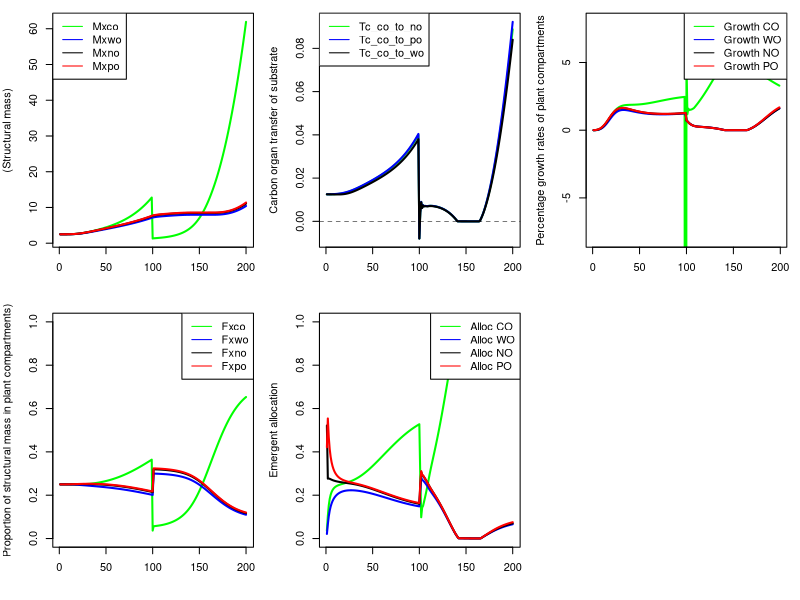
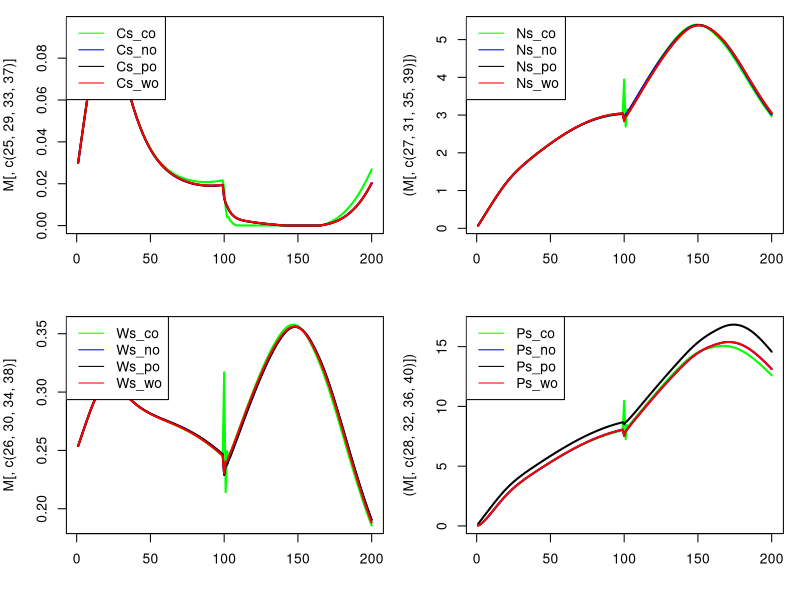
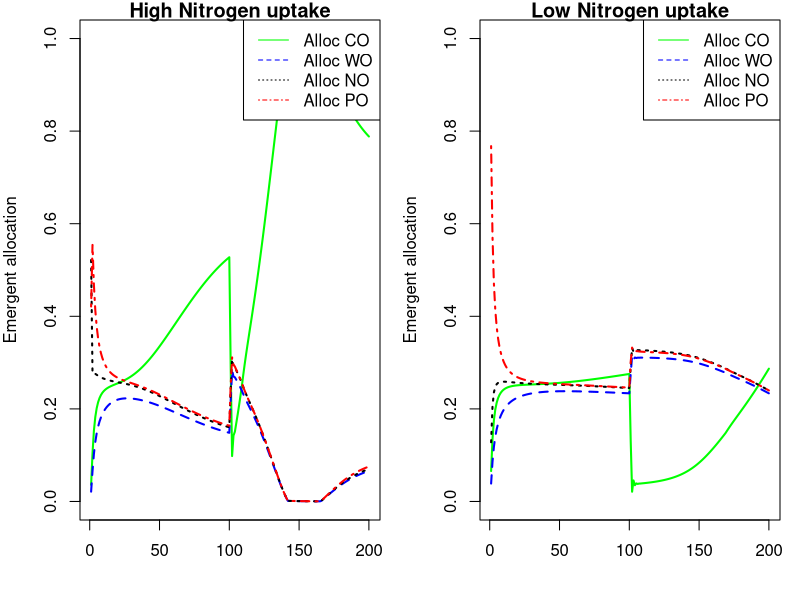
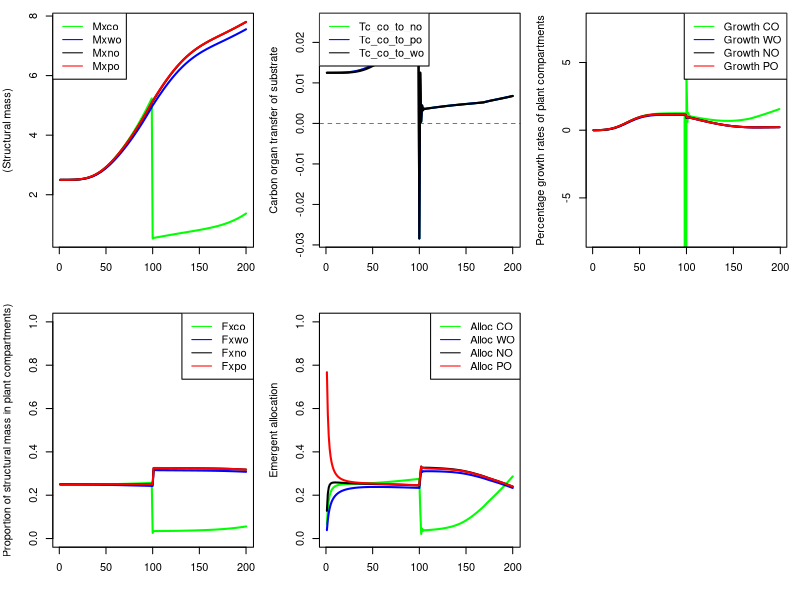
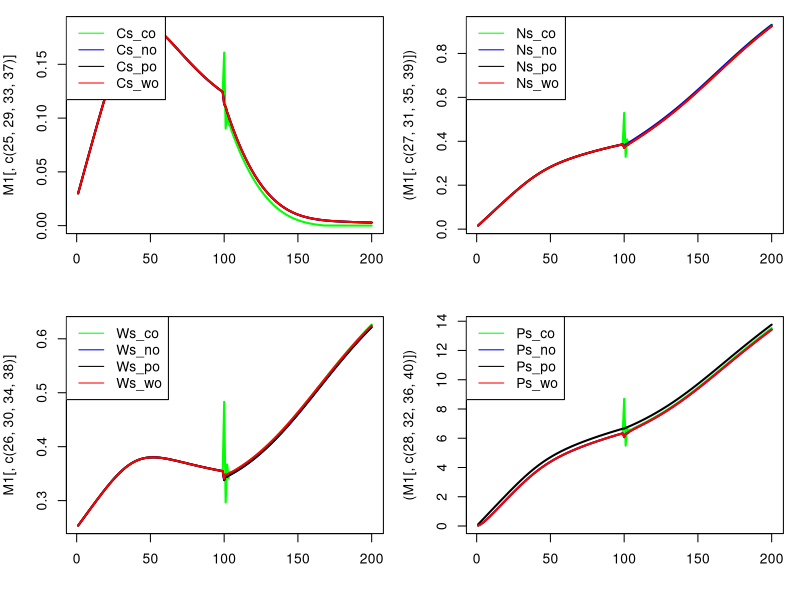

Write the R code that produced these figures, in order.
# R version of Thornley allcoation model (TAM) as in Thornley and Parsons 2014. J. Theor. Biol. 342: 1-14
# Rewritten to include elements of Thornley 1998 modelling shoot-root relations. The only way forward (https://doi.org/10.1006/anbo.1997.0529) 
# Author: Steven Higgins
# Author: Re-coded to add source sink dynamics and remove predefined allocation by Liam Langan 20.11.2017
# This version with carbon organ, nitrogen organ, phosphorus organ and water organ 
###############################################################################

## LL NOTE for OSX users:
## running "ssh-add ~/.ssh/id_rsa" in the terminal allows RStudio Github communication via the ssh passkey
## 

# Because in TAM allocation coeffs act on Mx the total biomass, there is no need for a storage pool

## initial values for fractions of structural dry matter in shoot, root, mycor
# thorn_Fxsh_t0 = 0.2;
# thorn_Fxrt_t0 = 0.3;
# thorn_Fxmy_t0 = 0.5;
## initial values for mass of structural dry matter in rt, sh, my
size.factor<-0.1;

thorn_Mxco_t0 = 0.25/size.factor;
thorn_Mxno_t0 = 0.25/size.factor;
thorn_Mxpo_t0 = 0.25/size.factor; #Thornley uses has 0.5
thorn_Mxwo_t0 = 0.25/size.factor; #Thornley uses has 0.5

## intitial values for mass of substrates C,N,P for carbon organ
thorn_Mcs_co_t0 = 0.025/size.factor*0.25;
thorn_Mns_co_t0 = 0.01/size.factor*0.25;
thorn_Mps_co_t0 = 0.005/size.factor*0.25;
thorn_Mws_co_t0 = 0.25/size.factor*0.25;

## intitial values for mass of substrates C,N,P for nitrogen organ
thorn_Mcs_no_t0 = 0.025/size.factor*0.25;
thorn_Mns_no_t0 = 0.01/size.factor*0.25;
thorn_Mps_no_t0 = 0.005/size.factor*0.25;
thorn_Mws_no_t0 = 0.25/size.factor*0.25;

## intitial values for mass of substrates C,N,P for phosphorus organ
thorn_Mcs_po_t0 = 0.025/size.factor*0.25;
thorn_Mns_po_t0 = 0.01/size.factor*0.25;
thorn_Mps_po_t0 = 0.005/size.factor*0.25;
thorn_Mws_po_t0 = 0.25/size.factor*0.25;

## intitial values for mass of substrates C,N,P for water organ
thorn_Mcs_wo_t0 = 0.025/size.factor*0.25;
thorn_Mns_wo_t0 = 0.01/size.factor*0.25;
thorn_Mps_wo_t0 = 0.005/size.factor*0.25;
thorn_Mws_wo_t0 = 0.25/size.factor*0.25;

## upktake rates of C,N,P

#default to go back to
base =  0.0002*100; #aDGVM produces numbers around 0.00001 to 0.001 for C_net/plant_mass
thorn_Kc  = base*1.0;
thorn_Kw  = 0.0015;
thorn_Kn  = 0.25;
thorn_Kp  = 0.1;
# thorn_Kw  = base*0.0015;
# thorn_Kn  = base*0.25;
# thorn_Kp  = base*0.1;

#fiddle with these ones
#genernally varying these K by factors of 10% to 200% is probably what we want to do to represent
#limitation/abundance of carbon, water, N, P.
#play with these to convince yourself that allocation responds as you would expect to variation in uptake parameters
#I think its possible to get the model to produce reasonable C:N and N:P ratios

#base =  0.0002*100; #TTR numbers around 0.00001 to 0.001
#thorn_Kc  = base*1.0; #TTR numbers around 0.00001 to 0.001
#thorn_Kw  = base*0.00015;
#thorn_Kn  = base*0.25;
#thorn_Kp  = base*0.1;

#product inhibittion, not used
#thorn_Jcs = 0.03;
#thorn_Jns = 0.01;
#thorn_Jps = 0.005;
#thorn_Jws = 0.003;


## Fractions of C, N, P in structural dry matter 
#first three are as in Thornley, Fwx is calibrated, higher values do not work
# so Fwx is artificial. Maybe we have to think of this as water used in metabolism?
thorn_Fcx = 0.4;
thorn_Fnx = 0.02;
thorn_Fpx = 0.005;
thorn_Fwx = 0.0001;


## other constants
thorn_q = 0.5;     #control parameter for allocation
#thorn_Kg = 200	; #structural growth rate constant; Thornley uses 200000
thorn_Kg = 0.1	; #structural growth rate constant; Thornley uses 200000

mycol=c("green","blue","black","red")

#---start model----

#set initial states
#for aDGVM this will have to go in the section that creates a new individual
## STATE VARIABLE initial values for mass of structural dry matter in rt, sh, my
thorn_Mxco = thorn_Mxco_t0;
thorn_Mxwo = thorn_Mxwo_t0;
thorn_Mxno = thorn_Mxno_t0;
thorn_Mxpo = thorn_Mxpo_t0;
## STATE VARIABLE initial values for mass of substrate C,N,P
thorn_Mcs_co = thorn_Mcs_co_t0;
thorn_Mns_co = thorn_Mns_co_t0;
thorn_Mps_co = thorn_Mps_co_t0;
thorn_Mws_co = thorn_Mws_co_t0;

thorn_Mcs_no = thorn_Mcs_no_t0;
thorn_Mns_no = thorn_Mns_no_t0;
thorn_Mps_no = thorn_Mps_no_t0;
thorn_Mws_no = thorn_Mws_no_t0;

thorn_Mcs_po = thorn_Mcs_po_t0;
thorn_Mns_po = thorn_Mns_po_t0;
thorn_Mps_po = thorn_Mps_po_t0;
thorn_Mws_po = thorn_Mws_po_t0;

thorn_Mcs_wo = thorn_Mcs_po_t0;
thorn_Mns_wo = thorn_Mns_po_t0;
thorn_Mps_wo = thorn_Mps_po_t0;
thorn_Mws_wo = thorn_Mws_po_t0;

thorn_Mx_t0 = thorn_Mxco_t0 + thorn_Mxno_t0 + thorn_Mxpo_t0 + thorn_Mxwo_t0;

## AUX VARIABLE initial values for concentrations of substrates C,N,P
thorn_Cs_co = thorn_Mcs_co_t0/thorn_Mxco;
thorn_Ns_co = thorn_Mns_co_t0/thorn_Mxco;
thorn_Ps_co = thorn_Mps_co_t0/thorn_Mxco;
thorn_Ws_co = thorn_Mws_co_t0/thorn_Mxco;

thorn_Cs_no = thorn_Mcs_no_t0/thorn_Mxno;
thorn_Ns_no = thorn_Mns_no_t0/thorn_Mxno;
thorn_Ps_no = thorn_Mps_no_t0/thorn_Mxno;
thorn_Ws_no = thorn_Mws_no_t0/thorn_Mxno;

thorn_Cs_po = thorn_Mcs_po_t0/thorn_Mxpo;
thorn_Ns_po = thorn_Mns_po_t0/thorn_Mxpo;
thorn_Ps_po = thorn_Mps_po_t0/thorn_Mxpo;
thorn_Ws_po = thorn_Mws_po_t0/thorn_Mxpo;

thorn_Cs_wo = thorn_Mcs_wo_t0/thorn_Mxwo;
thorn_Ns_wo = thorn_Mns_wo_t0/thorn_Mxwo;
thorn_Ps_wo = thorn_Mps_wo_t0/thorn_Mxwo;
thorn_Ws_wo = thorn_Mws_wo_t0/thorn_Mxwo;

## AUX VARIABLE initial values for fractions of structural dry matter in shoot, root, mycor
thorn_Fxco = thorn_Mxco_t0/thorn_Mx_t0;
thorn_Fxwo = thorn_Mxwo_t0/thorn_Mx_t0;
thorn_Fxno = thorn_Mxno_t0/thorn_Mx_t0;
thorn_Fxpo = thorn_Mxpo_t0/thorn_Mx_t0;


#R only make a matrix to store the variables for plotting
#n.steps<-360*10
n.steps<-200
M<-matrix(0,nrow=n.steps,ncol=71)

wrapper_fn_mod <- function(uptake)
{
  ## the for loop
  for(i in 1:n.steps) {
    
  uptake_change <- uptake

  base =  0.0002*100; #aDGVM produces numbers around 0.00001 to 0.001 for C_net/plant_mass
  thorn_Kc  = base*1.0;
  thorn_Kw  = 0.015;
  
  if(uptake_change == 1)
  {
    thorn_Kn  = 0.025; # low N uptake rate
    # thorn_Kn  = 0.05 - pmin(0.001,(i*0.1));
    print("Low N")
    print(thorn_Kn)
  }
  
  if(uptake_change == 0) # high N uptake rate
  {
    thorn_Kn  = 0.25;
    print("High N")
    print(thorn_Kn)
  }
  
  thorn_Kp  = 0.1;
  
  thorn_Mx = thorn_Mxco + thorn_Mxwo + thorn_Mxno + thorn_Mxpo ; #3
  
  ##---------------------------------------------------------------------------------------------
  ## adding substrate transport between pools following Thornley (1998). Substrates will be transported
  ## between plants compartments based on concentration differences and resistances. 
  ## This avoids the issue of reduced allocation as this model does not allocate growth, growth of each compartment is 
  ## indipenaent of the others but it allows every compartment to be both a source and a sink. Should an individual be top-killed
  ## i.e. loss of the carbon organ and substrates contained within, C, N, P and W will be transported from all other organs until 
  ## there is no concentration difference. This increases carbon organ growth and decreases growth in all other compartments. 
  
  # these are specific transport resistances for substrates
  # I'm assuming they are equal for all substrates and transport directions. 
  p_co = p_no = p_po = p_wo =1; # eq.4 Thornley 1998 
  
  q = 1 # eq.4 scaling parameter "which, presumably, is a function of plant architecture" (Thornley 1998)
  
  # # Transport resistance of each compartment 
  # res_co = p_co / (thorn_Mxco)^q; # eq.4 Thornley 1998 
  # res_no = p_no / (thorn_Mxno)^q; # eq.4 Thornley 1998 
  # res_po = p_po / (thorn_Mxpo)^q; # eq.4 Thornley 1998 
  # res_wo = p_wo / (thorn_Mxwo)^q; # eq.4 Thornley 1998 
  # 
  # # Transport of substrates between compartments. Here I extend Thornley uni-directional model to 
  # # make it bi-directional. 
  # # NOTE: this is not complete - I need to include transport between other compartments i.e. Po to Wo, Po to No, Wo to No for C,N,P & W.
  # 
  # # carbon transport
  # Tc_co_to_no = 0.2*(thorn_Cs_co - thorn_Cs_no) / (res_co + res_no) # transport of carbon substrate from the carbon organ to the nitrogen organ
  # Tc_co_to_po = 0.2*(thorn_Cs_co - thorn_Cs_po) / (res_co + res_po) # transport of carbon substrate from the carbon organ to the phosphorus organ
  # Tc_co_to_wo = 0.2*(thorn_Cs_co - thorn_Cs_wo) / (res_co + res_wo) # transport of carbon substrate from the carbon organ to the water organ
  # 
  # Tc_no_to_po = 0.2*(thorn_Cs_no - thorn_Cs_po) / (res_no + res_po) # transport of carbon substrate from the nitrogen organ to the phosphorus organ
  # Tc_no_to_wo = 0.2*(thorn_Cs_no - thorn_Cs_wo) / (res_no + res_wo) # transport of carbon substrate from the nitrogen organ to the water organ
  # Tc_po_to_wo = 0.2*(thorn_Cs_po - thorn_Cs_wo) / (res_po + res_wo) # transport of carbon substrate from the phosphorus organ to the water organ
  # 
  # # print(c("Tc_cn Tc_cp Tc_cw Tc_np Tc_nw Tc_pw"))
  # # print(round(c(Tc_co_to_no, Tc_co_to_po, Tc_co_to_wo, Tc_no_to_po, Tc_no_to_wo, Tc_po_to_wo),2))
  # 
  # # nitrogen transport
  # Tn_co_to_no = 0.2*(thorn_Ns_co - thorn_Ns_no) / (res_co + res_no) # transport of nitrogen substrate from the carbon organ to the nitrogen organ
  # Tn_co_to_po = 0.2*(thorn_Ns_co - thorn_Ns_po) / (res_co + res_po) # transport of nitrogen substrate from the carbon organ to the phosphorus organ
  # Tn_co_to_wo = 0.2*(thorn_Ns_co - thorn_Ns_wo) / (res_co + res_wo) # transport of nitrogen substrate from the carbon organ to the water organ
  # 
  # Tn_no_to_po = 0.2*(thorn_Ns_no - thorn_Ns_po) / (res_no + res_po) # transport of nitrogen substrate from the nitrogen organ to the phosphorus organ
  # Tn_no_to_wo = 0.2*(thorn_Ns_no - thorn_Ns_wo) / (res_no + res_wo) # transport of nitrogen substrate from the nitrogen organ to the water organ
  # Tn_po_to_wo = 0.2*(thorn_Ns_po - thorn_Ns_wo) / (res_po + res_wo) # transport of nitrogen substrate from the phosphorus organ to the water organ
  # # phosphorus transport
  # Tp_co_to_no = 0.2*(thorn_Ps_co - thorn_Ps_no) / (res_co + res_no) # transport of phosphorus substrate from the carbon organ to the nitrogen organ
  # Tp_co_to_po = 0.2*(thorn_Ps_co - thorn_Ps_po) / (res_co + res_po) # transport of phosphorus substrate from the carbon organ to the phosphorus organ
  # Tp_co_to_wo = 0.2*(thorn_Ps_co - thorn_Ps_wo) / (res_co + res_wo) # transport of phosphorus substrate from the carbon organ to the water organ
  # 
  # Tp_no_to_po = 0.2*(thorn_Ps_no - thorn_Ps_po) / (res_no + res_po) # transport of phosphorus substrate from the nitrogen organ to the phosphorus organ
  # Tp_no_to_wo = 0.2*(thorn_Ps_no - thorn_Ps_wo) / (res_no + res_wo) # transport of phosphorus substrate from the nitrogen organ to the water organ
  # Tp_po_to_wo = 0.2*(thorn_Ps_po - thorn_Ps_wo) / (res_po + res_wo) # transport of phosphorus substrate from the phosphorus organ to the water organ
  # # water transport
  # Tw_co_to_no = 0.2*(thorn_Ws_co - thorn_Ws_no) / (res_co + res_no) # transport of water substrate from the carbon organ to the nitrogen organ
  # Tw_co_to_po = 0.2*(thorn_Ws_co - thorn_Ws_po) / (res_co + res_po) # transport of water substrate from the carbon organ to the phosphorus organ
  # Tw_co_to_wo = 0.2*(thorn_Ws_co - thorn_Ws_wo) / (res_co + res_wo) # transport of water substrate from the carbon organ to the water organ
  # 
  # Tw_no_to_po = 0.2*(thorn_Ws_no - thorn_Ws_po) / (res_no + res_po) # transport of water substrate from the carbon organ to the nitrogen organ
  # Tw_no_to_wo = 0.2*(thorn_Ws_no - thorn_Ws_wo) / (res_no + res_wo) # transport of water substrate from the carbon organ to the phosphorus organ
  # Tw_po_to_wo = 0.2*(thorn_Ws_po - thorn_Ws_wo) / (res_po + res_wo) # transport of water substrate from the carbon organ to the water organ
  ##---------------------------------------------------------------------------------------------
  # print(round(c(thorn_lambda_sh,thorn_lambda_rt,thorn_lambda_my,thorn_lambda_rw),2))
  # print(sum(c(thorn_lambda_sh,thorn_lambda_rt,thorn_lambda_my,thorn_lambda_rw)))
  ## do I need to redefine this for each compartment? yes yes I do... no no I dont
  thorn_Uc = thorn_Kc * thorn_Mxco;
  thorn_Un = thorn_Kn * thorn_Mxno;
  thorn_Up = thorn_Kp * thorn_Mxpo;
  thorn_Uw = thorn_Kw * thorn_Mxwo;
  
  thorn_Mcs_co = max(0.0001, thorn_Mcs_co + thorn_Uc);
  # # thorn_Mns_co = max(0.0001, thorn_Mns_co - thorn_Fnx * thorn_G_co );
  # # thorn_Mps_co = max(0.0001, thorn_Mps_co - thorn_Fpx * thorn_G_co );
  # # thorn_Mws_co = max(0.0001, thorn_Mws_co - thorn_Fwx * thorn_G_co );
  #
  # # thorn_Mcs_no = max(0.0001, thorn_Mcs_no - thorn_Fcx * thorn_G_no );
  thorn_Mns_no = max(0.0001, thorn_Mns_no + thorn_Un );
  # # thorn_Mps_no = max(0.0001, thorn_Mps_no - thorn_Fpx * thorn_G_no );
  # # thorn_Mws_no = max(0.0001, thorn_Mws_no - thorn_Fwx * thorn_G_no );
  #
  # # thorn_Mcs_po = max(0.0001, thorn_Mcs_po - thorn_Fcx * thorn_G_po );
  # # thorn_Mns_po = max(0.0001, thorn_Mns_po - thorn_Fnx * thorn_G_po );
  thorn_Mps_po = max(0.0001, thorn_Mps_po + thorn_Up );
  # # thorn_Mws_po = max(0.0001, thorn_Mws_po - thorn_Fwx * thorn_G_po );
  #
  # # thorn_Mcs_wo = max(0.0001, thorn_Mcs_wo - thorn_Fcx * thorn_G_wo );
  # # thorn_Mns_wo = max(0.0001, thorn_Mns_wo - thorn_Fnx * thorn_G_wo );
  # # thorn_Mps_wo = max(0.0001, thorn_Mps_wo - thorn_Fpx * thorn_G_wo );
  thorn_Mws_wo = max(0.0001, thorn_Mws_wo + thorn_Uw );

  # thorn_Mcs_co = max(0.0001, thorn_Mcs_co + thorn_Uc - thorn_Fcx * thorn_G_co - Tc_co_to_no - Tc_co_to_po - Tc_co_to_wo);
  # thorn_Mns_co = max(0.0001, thorn_Mns_co - thorn_Fnx * thorn_G_co - Tn_co_to_no - Tn_co_to_po - Tn_co_to_wo);
  # thorn_Mps_co = max(0.0001, thorn_Mps_co - thorn_Fpx * thorn_G_co - Tp_co_to_no - Tp_co_to_po - Tp_co_to_wo);
  # thorn_Mws_co = max(0.0001, thorn_Mws_co - thorn_Fwx * thorn_G_co - Tw_co_to_no - Tw_co_to_po - Tw_co_to_wo);
  # 
  # thorn_Mcs_no = max(0.0001, thorn_Mcs_no - thorn_Fcx * thorn_G_no - Tc_no_to_po - Tc_no_to_wo + Tc_co_to_no);
  # thorn_Mns_no = max(0.0001, thorn_Mns_no + thorn_Un - thorn_Fnx * thorn_G_no + Tn_co_to_no - Tn_no_to_po - Tn_no_to_wo);
  # thorn_Mps_no = max(0.0001, thorn_Mps_no - thorn_Fpx * thorn_G_no - Tp_no_to_po - Tp_no_to_wo + Tp_co_to_no);
  # thorn_Mws_no = max(0.0001, thorn_Mws_no - thorn_Fwx * thorn_G_no - Tw_no_to_po - Tw_no_to_wo + Tw_co_to_no);
  # 
  # thorn_Mcs_po = max(0.0001, thorn_Mcs_po - thorn_Fcx * thorn_G_po - Tc_po_to_wo + Tc_no_to_po + Tc_co_to_po);
  # thorn_Mns_po = max(0.0001, thorn_Mns_po - thorn_Fnx * thorn_G_po - Tn_po_to_wo + Tn_no_to_po + Tn_co_to_po);
  # thorn_Mps_po = max(0.0001, thorn_Mps_po + thorn_Up - thorn_Fnx * thorn_G_po - Tn_po_to_wo + Tn_no_to_po + Tn_co_to_po);
  # thorn_Mws_po = max(0.0001, thorn_Mws_po - thorn_Fwx * thorn_G_po - Tw_po_to_wo + Tw_no_to_po + Tw_co_to_po);
  # 
  # thorn_Mcs_wo = max(0.0001, thorn_Mcs_wo - thorn_Fcx * thorn_G_wo + Tc_co_to_wo + Tc_no_to_wo + Tc_po_to_wo);
  # thorn_Mns_wo = max(0.0001, thorn_Mns_wo - thorn_Fnx * thorn_G_wo + Tn_co_to_wo + Tn_no_to_wo + Tn_po_to_wo);
  # thorn_Mps_wo = max(0.0001, thorn_Mps_wo - thorn_Fpx * thorn_G_wo + Tp_co_to_wo + Tp_no_to_wo + Tp_po_to_wo);
  # thorn_Mws_wo = max(0.0001, thorn_Mws_wo + thorn_Uw - thorn_Fwx * thorn_G_wo + Tw_co_to_wo + Tw_no_to_wo + Tw_po_to_wo);
  
  thorn_Cs_co = thorn_Mcs_co/thorn_Mxco; #2
  thorn_Ns_co = thorn_Mns_co/thorn_Mxco; #2
  thorn_Ps_co = thorn_Mps_co/thorn_Mxco; #2
  thorn_Ws_co = thorn_Mws_co/thorn_Mxco; #2
  
  thorn_Cs_no = thorn_Mcs_no/thorn_Mxno; #2
  thorn_Ns_no = thorn_Mns_no/thorn_Mxno; #2
  thorn_Ps_no = thorn_Mps_no/thorn_Mxno; #2
  thorn_Ws_no = thorn_Mws_no/thorn_Mxno; #2
  
  thorn_Cs_po = thorn_Mcs_po/thorn_Mxpo; #2
  thorn_Ns_po = thorn_Mns_po/thorn_Mxpo; #2
  thorn_Ps_po = thorn_Mps_po/thorn_Mxpo; #2
  thorn_Ws_po = thorn_Mws_po/thorn_Mxpo; #2
  
  thorn_Cs_wo = thorn_Mcs_wo/thorn_Mxwo; #2
  thorn_Ns_wo = thorn_Mns_wo/thorn_Mxwo; #2
  thorn_Ps_wo = thorn_Mps_wo/thorn_Mxwo; #2
  thorn_Ws_wo = thorn_Mws_wo/thorn_Mxwo; #2
  
  ## make sure thorn_G is the right size. you can get this right through thorn_Kg which is a pure calibration parameter, 
  ## but also by making sure the substrate cocentrations are reasonable
  thorn_G_co = thorn_Kg*thorn_Mxco*thorn_Cs_co*thorn_Ns_co*thorn_Ps_co*thorn_Ws_co ; # see 13 and 12
  thorn_G_no = thorn_Kg*thorn_Mxno*thorn_Cs_no*thorn_Ns_no*thorn_Ps_no*thorn_Ws_no ; # see 13 and 12
  thorn_G_po = thorn_Kg*thorn_Mxpo*thorn_Cs_po*thorn_Ns_po*thorn_Ps_po*thorn_Ws_po ; # see 13 and 12
  thorn_G_wo = thorn_Kg*thorn_Mxwo*thorn_Cs_wo*thorn_Ns_wo*thorn_Ps_wo*thorn_Ws_wo ; # see 13 and 12

  # thorn_Mcs_co = max(0.0001, thorn_Mcs_co - thorn_Fcx * thorn_G_co - Tc_co_to_no - Tc_co_to_po - Tc_co_to_wo);
  # thorn_Mns_co = max(0.0001, thorn_Mns_co - thorn_Fnx * thorn_G_co - Tn_co_to_no - Tn_co_to_po - Tn_co_to_wo);
  # thorn_Mps_co = max(0.0001, thorn_Mps_co - thorn_Fpx * thorn_G_co - Tp_co_to_no - Tp_co_to_po - Tp_co_to_wo);
  # thorn_Mws_co = max(0.0001, thorn_Mws_co - thorn_Fwx * thorn_G_co - Tw_co_to_no - Tw_co_to_po - Tw_co_to_wo);
  # 
  # thorn_Mcs_no = max(0.0001, thorn_Mcs_no - thorn_Fcx * thorn_G_no - Tc_no_to_po - Tc_no_to_wo + Tc_co_to_no);
  # thorn_Mns_no = max(0.0001, thorn_Mns_no - thorn_Fnx * thorn_G_no + Tn_co_to_no - Tn_no_to_po - Tn_no_to_wo);
  # thorn_Mps_no = max(0.0001, thorn_Mps_no - thorn_Fpx * thorn_G_no - Tp_no_to_po - Tp_no_to_wo + Tp_co_to_no);
  # thorn_Mws_no = max(0.0001, thorn_Mws_no - thorn_Fwx * thorn_G_no - Tw_no_to_po - Tw_no_to_wo + Tw_co_to_no);
  # 
  # thorn_Mcs_po = max(0.0001, thorn_Mcs_po - thorn_Fcx * thorn_G_po - Tc_po_to_wo + Tc_no_to_po + Tc_co_to_po);
  # thorn_Mns_po = max(0.0001, thorn_Mns_po - thorn_Fnx * thorn_G_po - Tn_po_to_wo + Tn_no_to_po + Tn_co_to_po);
  # thorn_Mps_po = max(0.0001, thorn_Mps_po - thorn_Fnx * thorn_G_po - Tn_po_to_wo + Tn_no_to_po + Tn_co_to_po);
  # thorn_Mws_po = max(0.0001, thorn_Mws_po - thorn_Fwx * thorn_G_po - Tw_po_to_wo + Tw_no_to_po + Tw_co_to_po);
  # 
  # thorn_Mcs_wo = max(0.0001, thorn_Mcs_wo - thorn_Fcx * thorn_G_wo + Tc_co_to_wo + Tc_no_to_wo + Tc_po_to_wo);
  # thorn_Mns_wo = max(0.0001, thorn_Mns_wo - thorn_Fnx * thorn_G_wo + Tn_co_to_wo + Tn_no_to_wo + Tn_po_to_wo);
  # thorn_Mps_wo = max(0.0001, thorn_Mps_wo - thorn_Fpx * thorn_G_wo + Tp_co_to_wo + Tp_no_to_wo + Tp_po_to_wo);
  # thorn_Mws_wo = max(0.0001, thorn_Mws_wo - thorn_Fwx * thorn_G_wo + Tw_co_to_wo + Tw_no_to_wo + Tw_po_to_wo);

  thorn_Mcs_co = max(0.0001, thorn_Mcs_co - thorn_Fcx * thorn_G_co );
  thorn_Mns_co = max(0.0001, thorn_Mns_co - thorn_Fnx * thorn_G_co );
  thorn_Mps_co = max(0.0001, thorn_Mps_co - thorn_Fpx * thorn_G_co );
  thorn_Mws_co = max(0.0001, thorn_Mws_co - thorn_Fwx * thorn_G_co );
  
  thorn_Mcs_no = max(0.0001, thorn_Mcs_no - thorn_Fcx * thorn_G_no );
  thorn_Mns_no = max(0.0001, thorn_Mns_no - thorn_Fnx * thorn_G_no );
  thorn_Mps_no = max(0.0001, thorn_Mps_no - thorn_Fpx * thorn_G_no );
  thorn_Mws_no = max(0.0001, thorn_Mws_no - thorn_Fwx * thorn_G_no );
  
  thorn_Mcs_po = max(0.0001, thorn_Mcs_po - thorn_Fcx * thorn_G_po );
  thorn_Mns_po = max(0.0001, thorn_Mns_po - thorn_Fnx * thorn_G_po );
  thorn_Mps_po = max(0.0001, thorn_Mps_po - thorn_Fnx * thorn_G_po );
  thorn_Mws_po = max(0.0001, thorn_Mws_po - thorn_Fwx * thorn_G_po );
  
  thorn_Mcs_wo = max(0.0001, thorn_Mcs_wo - thorn_Fcx * thorn_G_wo );
  thorn_Mns_wo = max(0.0001, thorn_Mns_wo - thorn_Fnx * thorn_G_wo );
  thorn_Mps_wo = max(0.0001, thorn_Mps_wo - thorn_Fpx * thorn_G_wo );
  thorn_Mws_wo = max(0.0001, thorn_Mws_wo - thorn_Fwx * thorn_G_wo );
  
  # thorn_Mcs = max(0, thorn_Mcs + thorn_Uc - thorn_Fcx * thorn_G); # 12
  # thorn_Mns = max(0, thorn_Mns + thorn_Un - thorn_Fnx * thorn_G); # 12
  # thorn_Mps = max(0, thorn_Mps + thorn_Up - thorn_Fpx * thorn_G); # 12
  # thorn_Mws = max(0, thorn_Mws + thorn_Uw - thorn_Fwx * thorn_G); # 12
  
  thorn_Mxco = max(0.0001, thorn_Mxco + thorn_G_co) ;# 13
  thorn_Mxno = max(0.0001, thorn_Mxno + thorn_G_no) ;# 13
  thorn_Mxpo = max(0.0001, thorn_Mxpo + thorn_G_po) ;# 13
  thorn_Mxwo = max(0.0001, thorn_Mxwo + thorn_G_wo) ;# 13
  
  thorn_Mx = thorn_Mxco + thorn_Mxwo + thorn_Mxno + thorn_Mxpo ; #3
  
  # thorn_Uc = (thorn_Kc * thorn_Mxco) / (1 + thorn_Cs/thorn_Jcs)
  # thorn_Uw = (thorn_Kw * thorn_Mxwo) / (1 + thorn_Ws/thorn_Jws)
  # thorn_Un = (thorn_Kn * thorn_Mxno) / (1 + thorn_Ns/thorn_Jns)
  # thorn_Up = (thorn_Kp * thorn_Mxpo) / (1 + thorn_Ps/thorn_Jps)
  
#  use this code to simulate a loss in shoots e.g in fire
  # if(i == 100)
  # {
  # 	thorn_Mxco = thorn_Mxco*0.1;
  # 	thorn_Mcs_co = thorn_Mcs_co*0.0;
  # 	thorn_Mns_co = thorn_Mns_co*0.0;
  #   thorn_Mps_co = thorn_Mps_co*0.0;
  # 	thorn_Mws_co = thorn_Mws_co*0.0;
  # }

  thorn_Cs_co = thorn_Mcs_co/thorn_Mxco; #2
  thorn_Ns_co = thorn_Mns_co/thorn_Mxco; #2
  thorn_Ps_co = thorn_Mps_co/thorn_Mxco; #2
  thorn_Ws_co = thorn_Mws_co/thorn_Mxco; #2
  
  thorn_Cs_no = thorn_Mcs_no/thorn_Mxno; #2
  thorn_Ns_no = thorn_Mns_no/thorn_Mxno; #2
  thorn_Ps_no = thorn_Mps_no/thorn_Mxno; #2
  thorn_Ws_no = thorn_Mws_no/thorn_Mxno; #2
  
  thorn_Cs_po = thorn_Mcs_po/thorn_Mxpo; #2
  thorn_Ns_po = thorn_Mns_po/thorn_Mxpo; #2
  thorn_Ps_po = thorn_Mps_po/thorn_Mxpo; #2
  thorn_Ws_po = thorn_Mws_po/thorn_Mxpo; #2
  
  thorn_Cs_wo = thorn_Mcs_wo/thorn_Mxwo; #2
  thorn_Ns_wo = thorn_Mns_wo/thorn_Mxwo; #2
  thorn_Ps_wo = thorn_Mps_wo/thorn_Mxwo; #2
  thorn_Ws_wo = thorn_Mws_wo/thorn_Mxwo; #2
  
  #  use this code to simulate a loss in shoots e.g in fire
  if(i == 100)
  {
  	thorn_Mxco = thorn_Mxco*0.1;
  	thorn_Mcs_co = thorn_Mcs_co*0.0;
  	thorn_Mns_co = thorn_Mns_co*0.0;
    thorn_Mps_co = thorn_Mps_co*0.0;
  	thorn_Mws_co = thorn_Mws_co*0.0;
  	
  	thorn_Cs_co = thorn_Mcs_co/thorn_Mxco; #2
  	thorn_Ns_co = thorn_Mns_co/thorn_Mxco; #2
  	thorn_Ps_co = thorn_Mps_co/thorn_Mxco; #2
  	thorn_Ws_co = thorn_Mws_co/thorn_Mxco; #2
  	
  }
  
  # Transport resistance of each compartment 
  res_co = p_co / (thorn_Mxco)^q; # eq.4 Thornley 1998 
  res_no = p_no / (thorn_Mxno)^q; # eq.4 Thornley 1998 
  res_po = p_po / (thorn_Mxpo)^q; # eq.4 Thornley 1998 
  res_wo = p_wo / (thorn_Mxwo)^q; # eq.4 Thornley 1998 
  
  # Transport of substrates between compartments. Here I extend Thornley uni-directional model to 
  # make it bi-directional. 
  # NOTE: this is not complete - I need to include transport between other compartments i.e. Po to Wo, Po to No, Wo to No for C,N,P & W.
  
  # carbon transport
  Tc_co_to_no = 0.5*(thorn_Cs_co - thorn_Cs_no) / (res_co + res_no) # transport of carbon substrate from the carbon organ to the nitrogen organ
  Tc_co_to_po = 0.5*(thorn_Cs_co - thorn_Cs_po) / (res_co + res_po) # transport of carbon substrate from the carbon organ to the phosphorus organ
  Tc_co_to_wo = 0.5*(thorn_Cs_co - thorn_Cs_wo) / (res_co + res_wo) # transport of carbon substrate from the carbon organ to the water organ
  
  Tc_no_to_po = 0.5*(thorn_Cs_no - thorn_Cs_po) / (res_no + res_po) # transport of carbon substrate from the nitrogen organ to the phosphorus organ
  Tc_no_to_wo = 0.5*(thorn_Cs_no - thorn_Cs_wo) / (res_no + res_wo) # transport of carbon substrate from the nitrogen organ to the water organ
  Tc_po_to_wo = 0.5*(thorn_Cs_po - thorn_Cs_wo) / (res_po + res_wo) # transport of carbon substrate from the phosphorus organ to the water organ
  
  # print(c("Tc_cn Tc_cp Tc_cw Tc_np Tc_nw Tc_pw"))
  # print(round(c(Tc_co_to_no, Tc_co_to_po, Tc_co_to_wo, Tc_no_to_po, Tc_no_to_wo, Tc_po_to_wo),2))
  
  # nitrogen transport
  Tn_co_to_no = 0.5*(thorn_Ns_co - thorn_Ns_no) / (res_co + res_no) # transport of nitrogen substrate from the carbon organ to the nitrogen organ
  Tn_co_to_po = 0.5*(thorn_Ns_co - thorn_Ns_po) / (res_co + res_po) # transport of nitrogen substrate from the carbon organ to the phosphorus organ
  Tn_co_to_wo = 0.5*(thorn_Ns_co - thorn_Ns_wo) / (res_co + res_wo) # transport of nitrogen substrate from the carbon organ to the water organ
  
  Tn_no_to_po = 0.5*(thorn_Ns_no - thorn_Ns_po) / (res_no + res_po) # transport of nitrogen substrate from the nitrogen organ to the phosphorus organ
  Tn_no_to_wo = 0.5*(thorn_Ns_no - thorn_Ns_wo) / (res_no + res_wo) # transport of nitrogen substrate from the nitrogen organ to the water organ
  Tn_po_to_wo = 0.5*(thorn_Ns_po - thorn_Ns_wo) / (res_po + res_wo) # transport of nitrogen substrate from the phosphorus organ to the water organ
  # phosphorus transport
  Tp_co_to_no = 0.5*(thorn_Ps_co - thorn_Ps_no) / (res_co + res_no) # transport of phosphorus substrate from the carbon organ to the nitrogen organ
  Tp_co_to_po = 0.5*(thorn_Ps_co - thorn_Ps_po) / (res_co + res_po) # transport of phosphorus substrate from the carbon organ to the phosphorus organ
  Tp_co_to_wo = 0.5*(thorn_Ps_co - thorn_Ps_wo) / (res_co + res_wo) # transport of phosphorus substrate from the carbon organ to the water organ
  
  Tp_no_to_po = 0.5*(thorn_Ps_no - thorn_Ps_po) / (res_no + res_po) # transport of phosphorus substrate from the nitrogen organ to the phosphorus organ
  Tp_no_to_wo = 0.5*(thorn_Ps_no - thorn_Ps_wo) / (res_no + res_wo) # transport of phosphorus substrate from the nitrogen organ to the water organ
  Tp_po_to_wo = 0.5*(thorn_Ps_po - thorn_Ps_wo) / (res_po + res_wo) # transport of phosphorus substrate from the phosphorus organ to the water organ
  # water transport
  Tw_co_to_no = 0.5*(thorn_Ws_co - thorn_Ws_no) / (res_co + res_no) # transport of water substrate from the carbon organ to the nitrogen organ
  Tw_co_to_po = 0.5*(thorn_Ws_co - thorn_Ws_po) / (res_co + res_po) # transport of water substrate from the carbon organ to the phosphorus organ
  Tw_co_to_wo = 0.5*(thorn_Ws_co - thorn_Ws_wo) / (res_co + res_wo) # transport of water substrate from the carbon organ to the water organ
  
  Tw_no_to_po = 0.5*(thorn_Ws_no - thorn_Ws_po) / (res_no + res_po) # transport of water substrate from the carbon organ to the nitrogen organ
  Tw_no_to_wo = 0.5*(thorn_Ws_no - thorn_Ws_wo) / (res_no + res_wo) # transport of water substrate from the carbon organ to the phosphorus organ
  Tw_po_to_wo = 0.5*(thorn_Ws_po - thorn_Ws_wo) / (res_po + res_wo) # transport of water substrate from the carbon organ to the water organ
  
  thorn_Mcs_co = max(0.0001, thorn_Mcs_co - Tc_co_to_no - Tc_co_to_po - Tc_co_to_wo);
  thorn_Mns_co = max(0.0001, thorn_Mns_co - Tn_co_to_no - Tn_co_to_po - Tn_co_to_wo);
  thorn_Mps_co = max(0.0001, thorn_Mps_co - Tp_co_to_no - Tp_co_to_po - Tp_co_to_wo);
  thorn_Mws_co = max(0.0001, thorn_Mws_co - Tw_co_to_no - Tw_co_to_po - Tw_co_to_wo);

  thorn_Mcs_no = max(0.0001, thorn_Mcs_no - Tc_no_to_po - Tc_no_to_wo + Tc_co_to_no);
  thorn_Mns_no = max(0.0001, thorn_Mns_no + Tn_co_to_no - Tn_no_to_po - Tn_no_to_wo);
  thorn_Mps_no = max(0.0001, thorn_Mps_no - Tp_no_to_po - Tp_no_to_wo + Tp_co_to_no);
  thorn_Mws_no = max(0.0001, thorn_Mws_no - Tw_no_to_po - Tw_no_to_wo + Tw_co_to_no);

  thorn_Mcs_po = max(0.0001, thorn_Mcs_po - Tc_po_to_wo + Tc_no_to_po + Tc_co_to_po);
  thorn_Mns_po = max(0.0001, thorn_Mns_po - Tn_po_to_wo + Tn_no_to_po + Tn_co_to_po);
  thorn_Mps_po = max(0.0001, thorn_Mps_po - Tn_po_to_wo + Tn_no_to_po + Tn_co_to_po);
  thorn_Mws_po = max(0.0001, thorn_Mws_po - Tw_po_to_wo + Tw_no_to_po + Tw_co_to_po);

  thorn_Mcs_wo = max(0.0001, thorn_Mcs_wo + Tc_co_to_wo + Tc_no_to_wo + Tc_po_to_wo);
  thorn_Mns_wo = max(0.0001, thorn_Mns_wo + Tn_co_to_wo + Tn_no_to_wo + Tn_po_to_wo);
  thorn_Mps_wo = max(0.0001, thorn_Mps_wo + Tp_co_to_wo + Tp_no_to_wo + Tp_po_to_wo);
  thorn_Mws_wo = max(0.0001, thorn_Mws_wo + Tw_co_to_wo + Tw_no_to_wo + Tw_po_to_wo);
  
  thorn_Cs_co = thorn_Mcs_co/thorn_Mxco; #2
  thorn_Ns_co = thorn_Mns_co/thorn_Mxco; #2
  thorn_Ps_co = thorn_Mps_co/thorn_Mxco; #2
  thorn_Ws_co = thorn_Mws_co/thorn_Mxco; #2
  
  thorn_Cs_no = thorn_Mcs_no/thorn_Mxno; #2
  thorn_Ns_no = thorn_Mns_no/thorn_Mxno; #2
  thorn_Ps_no = thorn_Mps_no/thorn_Mxno; #2
  thorn_Ws_no = thorn_Mws_no/thorn_Mxno; #2
  
  thorn_Cs_po = thorn_Mcs_po/thorn_Mxpo; #2
  thorn_Ns_po = thorn_Mns_po/thorn_Mxpo; #2
  thorn_Ps_po = thorn_Mps_po/thorn_Mxpo; #2
  thorn_Ws_po = thorn_Mws_po/thorn_Mxpo; #2
  
  thorn_Cs_wo = thorn_Mcs_wo/thorn_Mxwo; #2
  thorn_Ns_wo = thorn_Mns_wo/thorn_Mxwo; #2
  thorn_Ps_wo = thorn_Mps_wo/thorn_Mxwo; #2
  thorn_Ws_wo = thorn_Mws_wo/thorn_Mxwo; #2
  
  thorn_Fxco = thorn_Mxco/thorn_Mx; #4
  thorn_Fxwo = thorn_Mxwo/thorn_Mx; #4
  thorn_Fxno = thorn_Mxno/thorn_Mx; #4
  thorn_Fxpo = thorn_Mxpo/thorn_Mx; #4
  
  M[i,1] <<- thorn_Mxco
  M[i,2] <<- thorn_Mxwo
  M[i,3] <<- thorn_Mxno
  M[i,4] <<- thorn_Mxpo
  
  M[i,5] <<- thorn_Fxco
  M[i,6] <<- thorn_Fxwo
  M[i,7] <<- thorn_Fxno
  M[i,8] <<- thorn_Fxpo
  
  M[i,9]  <<- thorn_Mcs_co
  M[i,10] <<- thorn_Mws_co
  M[i,11] <<- thorn_Mns_co
  M[i,12] <<- thorn_Mps_co
  
  M[i,13] <<- thorn_Mcs_no
  M[i,14] <<- thorn_Mws_no
  M[i,15] <<- thorn_Mns_no
  M[i,16] <<- thorn_Mps_no

  M[i,17] <<- thorn_Mcs_po
  M[i,18] <<- thorn_Mws_po
  M[i,19] <<- thorn_Mns_po
  M[i,20] <<- thorn_Mps_po

  M[i,21] <<- thorn_Mcs_wo
  M[i,22] <<- thorn_Mws_wo
  M[i,23] <<- thorn_Mns_wo
  M[i,24] <<- thorn_Mps_wo
  
  M[i,25] <<- thorn_Cs_co
  M[i,26] <<- thorn_Ws_co
  M[i,27] <<- thorn_Ns_co
  M[i,28] <<- thorn_Ps_co
  
  M[i,29] <<- thorn_Cs_no
  M[i,30] <<- thorn_Ws_no
  M[i,31] <<- thorn_Ns_no
  M[i,32] <<- thorn_Ps_no
  
  M[i,33] <<- thorn_Cs_po
  M[i,34] <<- thorn_Ws_po
  M[i,35] <<- thorn_Ns_po
  M[i,36] <<- thorn_Ps_po
  
  M[i,37] <<- thorn_Cs_wo
  M[i,38] <<- thorn_Ws_wo
  M[i,39] <<- thorn_Ns_wo
  M[i,40] <<- thorn_Ps_wo
  
  M[i,41] <<- thorn_Cs_co/thorn_Ns_co
  M[i,42] <<- thorn_Cs_co/thorn_Ps_co
  M[i,43] <<- thorn_Ns_co/thorn_Ps_co
  
  M[i,44] <<- thorn_G_co
  M[i,45] <<- thorn_G_no
  M[i,46] <<- thorn_G_po
  M[i,47] <<- thorn_G_wo

  M[i,48] <<- Tc_co_to_no
  M[i,49] <<- Tc_co_to_po
  M[i,50] <<- Tc_co_to_wo
  M[i,51] <<- Tc_no_to_po
  M[i,52] <<- Tc_no_to_wo
  M[i,53] <<- Tc_po_to_wo
  
  M[i,54] <<- Tn_co_to_no
  M[i,55] <<- Tn_co_to_po
  M[i,56] <<- Tn_co_to_wo
  M[i,57] <<- Tn_no_to_po
  M[i,58] <<- Tn_no_to_wo
  M[i,59] <<- Tn_po_to_wo
  
  M[i,60] <<- Tp_co_to_no
  M[i,61] <<- Tp_co_to_po
  M[i,62] <<- Tp_co_to_wo
  M[i,63] <<- Tp_no_to_po
  M[i,64] <<- Tp_no_to_wo
  M[i,65] <<- Tp_po_to_wo
  
  M[i,66] <<- Tw_co_to_no
  M[i,67] <<- Tw_co_to_po
  M[i,68] <<- Tw_co_to_wo
  M[i,69] <<- Tw_no_to_po
  M[i,70] <<- Tw_no_to_wo
  M[i,71] <<- Tw_po_to_wo
  
  
  }
}
colnames(M)<-c(
   "Mxco"
  ,"Mxwo"
  ,"Mxno"
  ,"Mxpo"
  ,"Fxco"
  ,"Fxwo"
  ,"Fxno"
  ,"Fxpo"
  ,"thorn_Mcs_co"
  ,"thorn_Mws_co"
  ,"thorn_Mns_co"
  ,"thorn_Mps_co"
  ,"thorn_Mcs_no"
  ,"thorn_Mws_no"
  ,"thorn_Mns_no"
  ,"thorn_Mps_no"
  ,"thorn_Mcs_po"
  ,"thorn_Mws_po"
  ,"thorn_Mns_po"
  ,"thorn_Mps_po"
  ,"thorn_Mcs_wo"
  ,"thorn_Mws_wo"
  ,"thorn_Mns_wo"
  ,"thorn_Mps_wo"
  ,"Cs_co"
  ,"Ws_co"
  ,"Ns_co"
  ,"Ps_co"
  ,"Cs_no"
  ,"Ws_no"
  ,"Ns_no"
  ,"Ps_no"
  ,"Cs_po"
  ,"Ws_po"
  ,"Ns_po"
  ,"Ps_po"
  ,"Cs_wo"
  ,"Ws_wo"
  ,"Ns_wo"
  ,"Ps_wo"
  ,"C:N_co"
  ,"C:p_co"
  ,"N:P_co"
  ,"thorn_G_co"
  ,"thorn_G_no"
  ,"thorn_G_po"
  ,"thorn_G_wo"
  ,"Tc_co_to_no"
  ,"Tc_co_to_po"
  ,"Tc_co_to_wo"
  ,"Tc_no_to_po"
  ,"Tc_no_to_wo"
  ,"Tc_po_to_wo"
  ,"Tn_co_to_no"
  ,"Tn_co_to_po"
  ,"Tn_co_to_wo"
  ,"Tn_no_to_po"
  ,"Tn_no_to_wo"
  ,"Tn_po_to_wo"
  ,"Tp_co_to_no"
  ,"Tp_co_to_po"
  ,"Tp_co_to_wo"
  ,"Tp_no_to_po"
  ,"Tp_no_to_wo"
  ,"Tp_po_to_wo"
  ,"Tw_co_to_no"
  ,"Tw_co_to_po"
  ,"Tw_co_to_wo"
  ,"Tw_no_to_po"
  ,"Tw_no_to_wo"
  ,"Tw_po_to_wo")



wrapper_fn_mod(0) 
M <<- M

graphics.off()
pdf( file="TAM_removing_CO_source_sink_high_N_uptake.pdf", height=6, width=8 )
par( mar=c(4,4,1,1) )
#dev.new(width=15,height=7)
par(mfcol=c(2,3))

matplot((M[,1:4]),type="l",lty=c(rep(1,4)),col=mycol,lwd=2, ylab="(Structural mass)")
legend("topleft",col=mycol[c(1:4)],lty=c(rep(1,4)),legend=colnames(M)[c(1:4)],cex=1.0)

matplot(M[,5:8],type="l",lty=c(rep(1,4)),col=mycol,lwd=2,add=F, ylim=c(0,1), ylab="Proportion of structural mass in plant compartments)")
legend("topright",col=mycol[c(1:4,1:4)],lty=c(rep(1,4),rep(2,4)),legend=colnames(M)[5:8],cex=1.0)

matplot((M[,48:50]),type="l",lty=c(rep(1,4)),col=mycol[1:4],lwd=2,add=F, ylab="Carbon organ transfer of substrate")
abline(h=0, lty=2, lwd=0.5)
legend("topleft",col=mycol[1:4],lty=c(rep(1,4)),legend=colnames(M)[c(48:50)],cex=1.0)

# matplot((M[,38:41]),type="l",lty=c(rep(1,4)),col=mycol[1:4],lwd=2,add=F)
# legend("topleft",col=mycol[1:4],lty=c(rep(1,4)),legend=colnames(M)[c(38:41)],cex=1.0)
gg_co1 <- M[-1,1]
gg_co2 <- M[-dim(M)[1],1]
gg_wo1 <- M[-1,2]
gg_wo2 <- M[-dim(M)[1],2]
gg_no1 <- M[-1,3]
gg_no2 <- M[-dim(M)[1],3]
gg_po1 <- M[-1,4]
gg_po2 <- M[-dim(M)[1],4]


matplot(M[,44]/(M[,44]+M[,45]+M[,46]+M[,47]),type="l",lty=c(rep(1)),col=mycol[1],lwd=2,add=F, ylim=c(0,1), ylab="Emergent allocation")
matplot(M[,47]/(M[,44]+M[,45]+M[,46]+M[,47]),type="l",lty=c(rep(1)),col=mycol[2],lwd=2,add=T, ylim=c(0,1))
matplot(M[,45]/(M[,44]+M[,45]+M[,46]+M[,47]),type="l",lty=c(rep(1)),col=mycol[3],lwd=2,add=T, ylim=c(0,1))
matplot(M[,46]/(M[,44]+M[,45]+M[,46]+M[,47]),type="l",lty=c(rep(1)),col=mycol[4],lwd=2,add=T, ylim=c(0,1))
legend("topright",col=mycol[1:4],lty=c(rep(1)),legend=c("Alloc CO","Alloc WO","Alloc NO","Alloc PO"),cex=1.0)

matplot(((gg_co1-gg_co2)/gg_co2)*100,type="l",lty=c(rep(1)),col=mycol[1],lwd=2,add=F, ylim=c(-8,8), ylab="Percentage growth rates of plant compartments")
matplot(((gg_wo1-gg_wo2)/gg_wo2)*100,type="l",lty=c(rep(1)),col=mycol[2],lwd=2,add=T, ylim=c(-8,8))
matplot(((gg_no1-gg_no2)/gg_no2)*100,type="l",lty=c(rep(1)),col=mycol[3],lwd=2,add=T, ylim=c(-8,8))
matplot(((gg_po1-gg_po2)/gg_po2)*100,type="l",lty=c(rep(1)),col=mycol[4],lwd=2,add=T, ylim=c(-8,8))
legend("topright",col=mycol[1:4],lty=c(rep(1)),legend=c("Growth CO","Growth WO","Growth NO","Growth PO"),cex=1.0)

graphics.off()


graphics.off()
pdf( file="TAM_removing_CO_source_sink_substrate_concentrations_high_N.pdf", height=6, width=8 )
par( mar=c(4,4,1,1) )
#dev.new(width=15,height=7)
par(mfcol=c(2,2))

matplot(M[,c(25, 29, 33, 37)],type="l",lty=c(rep(1,4)),col=mycol,lwd=2,add=F)
legend("topleft",col=mycol[c(1:4)],lty=c(rep(1,4)),legend=colnames(M)[c(25, 29, 33, 37)],cex=1.0)

matplot(M[,c(26, 30, 34, 38)],type="l",lty=c(rep(1,4)),col=mycol,lwd=2,add=F)
legend("topleft",col=mycol[c(1:4)],lty=c(rep(1,4)),legend=colnames(M)[c(26, 30, 34, 38)],cex=1.0)

matplot((M[,c(27, 31, 35, 39)]),type="l",lty=c(rep(1,4)),col=mycol,lwd=2,add=F)
legend("topleft",col=mycol,lty=c(rep(1,4)),legend=colnames(M)[c(27, 31, 35, 39)],cex=1.0)

matplot((M[,c(28, 32, 36, 40)]),type="l",lty=c(rep(1,4)),col=mycol,lwd=2,add=F)
legend("topleft",col=mycol,lty=c(rep(1,4)),legend=colnames(M)[c(28, 32, 36, 40)],cex=1.0)

graphics.off()

graphics.off()
pdf( file="TAM_removing_CO_source_sink_compare_allocation.pdf", height=6, width=8 )
par( mar=c(4,4,1,1) )
#dev.new(width=15,height=7)
par(mfcol=c(1,2))

matplot(M[,44]/(M[,44]+M[,45]+M[,46]+M[,47]),type="l",lty=c(rep(1)),col=mycol[1],lwd=2,add=F, ylim=c(0,1), main="High Nitrogen uptake", ylab="Emergent allocation")
matplot(M[,47]/(M[,44]+M[,45]+M[,46]+M[,47]),type="l",lty=c(rep(2)),col=mycol[2],lwd=2,add=T, ylim=c(0,1))
matplot(M[,45]/(M[,44]+M[,45]+M[,46]+M[,47]),type="l",lty=c(rep(3)),col=mycol[3],lwd=2,add=T, ylim=c(0,1))
matplot(M[,46]/(M[,44]+M[,45]+M[,46]+M[,47]),type="l",lty=c(rep(4)),col=mycol[4],lwd=2,add=T, ylim=c(0,1))
legend("topright",col=mycol[1:4],lty=c(1,2,3,4),legend=c("Alloc CO","Alloc WO","Alloc NO","Alloc PO"),cex=1.0)

wrapper_fn_mod(1) 
M1 <<- M
colnames(M1) <- colnames(M)
matplot(M1[,44]/(M1[,44]+M1[,45]+M1[,46]+M1[,47]),type="l",lty=c(rep(1)),col=mycol[1],lwd=2,add=F, ylim=c(0,1), main="Low Nitrogen uptake", ylab="Emergent allocation")
matplot(M1[,47]/(M1[,44]+M1[,45]+M1[,46]+M1[,47]),type="l",lty=c(rep(2)),col=mycol[2],lwd=2,add=T, ylim=c(0,1))
matplot(M1[,45]/(M1[,44]+M1[,45]+M1[,46]+M1[,47]),type="l",lty=c(rep(3)),col=mycol[3],lwd=2,add=T, ylim=c(0,1))
matplot(M1[,46]/(M1[,44]+M1[,45]+M1[,46]+M1[,47]),type="l",lty=c(rep(4)),col=mycol[4],lwd=2,add=T, ylim=c(0,1))
legend("topright",col=mycol[1:4],lty=c(1,2,3,4),legend=c("Alloc CO","Alloc WO","Alloc NO","Alloc PO"),cex=1.0)

graphics.off()

graphics.off()
pdf( file="TAM_removing_CO_source_sink_low_N_uptake.pdf", height=6, width=8 )
par( mar=c(4,4,1,1) )
#dev.new(width=15,height=7)
par(mfcol=c(2,3))

matplot((M1[,1:4]),type="l",lty=c(rep(1,4)),col=mycol,lwd=2, ylab="(Structural mass)")
legend("topleft",col=mycol[c(1:4)],lty=c(rep(1,4)),legend=colnames(M1)[c(1:4)],cex=1.0)

matplot(M1[,5:8],type="l",lty=c(rep(1,4)),col=mycol,lwd=2,add=F, ylim=c(0,1), ylab="Proportion of structural mass in plant compartments)")
legend("topright",col=mycol[c(1:4,1:4)],lty=c(rep(1,4),rep(2,4)),legend=colnames(M1)[5:8],cex=1.0)

matplot((M1[,48:50]),type="l",lty=c(rep(1,4)),col=mycol[1:4],lwd=2,add=F, ylab="Carbon organ transfer of substrate")
abline(h=0, lty=2, lwd=0.5)
legend("topleft",col=mycol[1:4],lty=c(rep(1,4)),legend=colnames(M1)[c(48:50)],cex=1.0)

# matplot((M1[,38:41]),type="l",lty=c(rep(1,4)),col=mycol[1:4],lwd=2,add=F)
# legend("topleft",col=mycol[1:4],lty=c(rep(1,4)),legend=colnames(M1)[c(38:41)],cex=1.0)
gg_co1 <- M1[-1,1]
gg_co2 <- M1[-dim(M1)[1],1]
gg_wo1 <- M1[-1,2]
gg_wo2 <- M1[-dim(M1)[1],2]
gg_no1 <- M1[-1,3]
gg_no2 <- M1[-dim(M1)[1],3]
gg_po1 <- M1[-1,4]
gg_po2 <- M1[-dim(M1)[1],4]


matplot(M1[,44]/(M1[,44]+M1[,45]+M1[,46]+M1[,47]),type="l",lty=c(rep(1)),col=mycol[1],lwd=2,add=F, ylim=c(0,1), ylab="Emergent allocation")
matplot(M1[,47]/(M1[,44]+M1[,45]+M1[,46]+M1[,47]),type="l",lty=c(rep(1)),col=mycol[2],lwd=2,add=T, ylim=c(0,1))
matplot(M1[,45]/(M1[,44]+M1[,45]+M1[,46]+M1[,47]),type="l",lty=c(rep(1)),col=mycol[3],lwd=2,add=T, ylim=c(0,1))
matplot(M1[,46]/(M1[,44]+M1[,45]+M1[,46]+M1[,47]),type="l",lty=c(rep(1)),col=mycol[4],lwd=2,add=T, ylim=c(0,1))
legend("topright",col=mycol[1:4],lty=c(rep(1)),legend=c("Alloc CO","Alloc WO","Alloc NO","Alloc PO"),cex=1.0)

matplot(((gg_co1-gg_co2)/gg_co2)*100,type="l",lty=c(rep(1)),col=mycol[1],lwd=2,add=F, ylim=c(-8,8), ylab="Percentage growth rates of plant compartments")
matplot(((gg_wo1-gg_wo2)/gg_wo2)*100,type="l",lty=c(rep(1)),col=mycol[2],lwd=2,add=T, ylim=c(-8,8))
matplot(((gg_no1-gg_no2)/gg_no2)*100,type="l",lty=c(rep(1)),col=mycol[3],lwd=2,add=T, ylim=c(-8,8))
matplot(((gg_po1-gg_po2)/gg_po2)*100,type="l",lty=c(rep(1)),col=mycol[4],lwd=2,add=T, ylim=c(-8,8))
legend("topright",col=mycol[1:4],lty=c(rep(1)),legend=c("Growth CO","Growth WO","Growth NO","Growth PO"),cex=1.0)

graphics.off()

graphics.off()
pdf( file="TAM_removing_CO_source_sink_substrate_concentrations_low_N.pdf", height=6, width=8 )
par( mar=c(4,4,1,1) )
#dev.new(width=15,height=7)
par(mfcol=c(2,2))

matplot(M1[,c(25, 29, 33, 37)],type="l",lty=c(rep(1,4)),col=mycol,lwd=2,add=F)
legend("topleft",col=mycol[c(1:4)],lty=c(rep(1,4)),legend=colnames(M1)[c(25, 29, 33, 37)],cex=1.0)

matplot(M1[,c(26, 30, 34, 38)],type="l",lty=c(rep(1,4)),col=mycol,lwd=2,add=F)
legend("topleft",col=mycol[c(1:4)],lty=c(rep(1,4)),legend=colnames(M1)[c(26, 30, 34, 38)],cex=1.0)

matplot((M1[,c(27, 31, 35, 39)]),type="l",lty=c(rep(1,4)),col=mycol,lwd=2,add=F)
legend("topleft",col=mycol,lty=c(rep(1,4)),legend=colnames(M1)[c(27, 31, 35, 39)],cex=1.0)

matplot((M1[,c(28, 32, 36, 40)]),type="l",lty=c(rep(1,4)),col=mycol,lwd=2,add=F)
legend("topleft",col=mycol,lty=c(rep(1,4)),legend=colnames(M1)[c(28, 32, 36, 40)],cex=1.0)

graphics.off()


print(tail(M))

# 
# evapotr_ = 0 #53629576106646967e-06
# stom_cond_tmp = -1.0656466997716052e-12
# boul_cond_tmp = 0.010730861431038661
# hum = 0.6
# eS = 3.6
# crown_area_0_ = 0.2
# lai_ = 0.01
# 
# leaf_helper =  log( (evapotr_/(crown_area_0_*lai_) *(1./(stom_cond_tmp*1000.)+1./(boul_cond_tmp*1000.) ) + hum*eS)/0.6108 );
# leaf_temp_ = 237.3*leaf_helper/(17.27-leaf_helper);
# 
# print(c(leaf_helper,leaf_temp_))


# OK I think I have it sorted now - at least in the R code I now have TAM working with a third substrate pool = water. Now roots take up water, C and P. The model behaves qualitatively as before. Now however one has to be a bit more careful about parameters - there is simply a smaller area of parameter space where the model "works". This is something that will come to bite us when we move to having uptake rates of N and P being a fxn of soil N and P.
# 
# In the R code I now have a thorn_Kw parameter which is essentially the uptake rate of water by root biomass. We (you) need to figure out how to multiply this by some water availability variable. If you can supply me with a a variable on a zero to one scale that you like (it should be something that inspires plants to allocate more to roots). Also remember that we already have water limiting As. So what we really want here is an indicator of a "need" to allocate to roots. Note that in TAM if water limits As, it limits carbon uptake which should inspire more shoots. So we might want to make the TAM's As not water limited. Water limitation will naturally come into play though since the water concentration in TAM will limit the growth parameter.
#  
# Anyhow sorry about the dense text. What I need for now is the "water availability factor"
